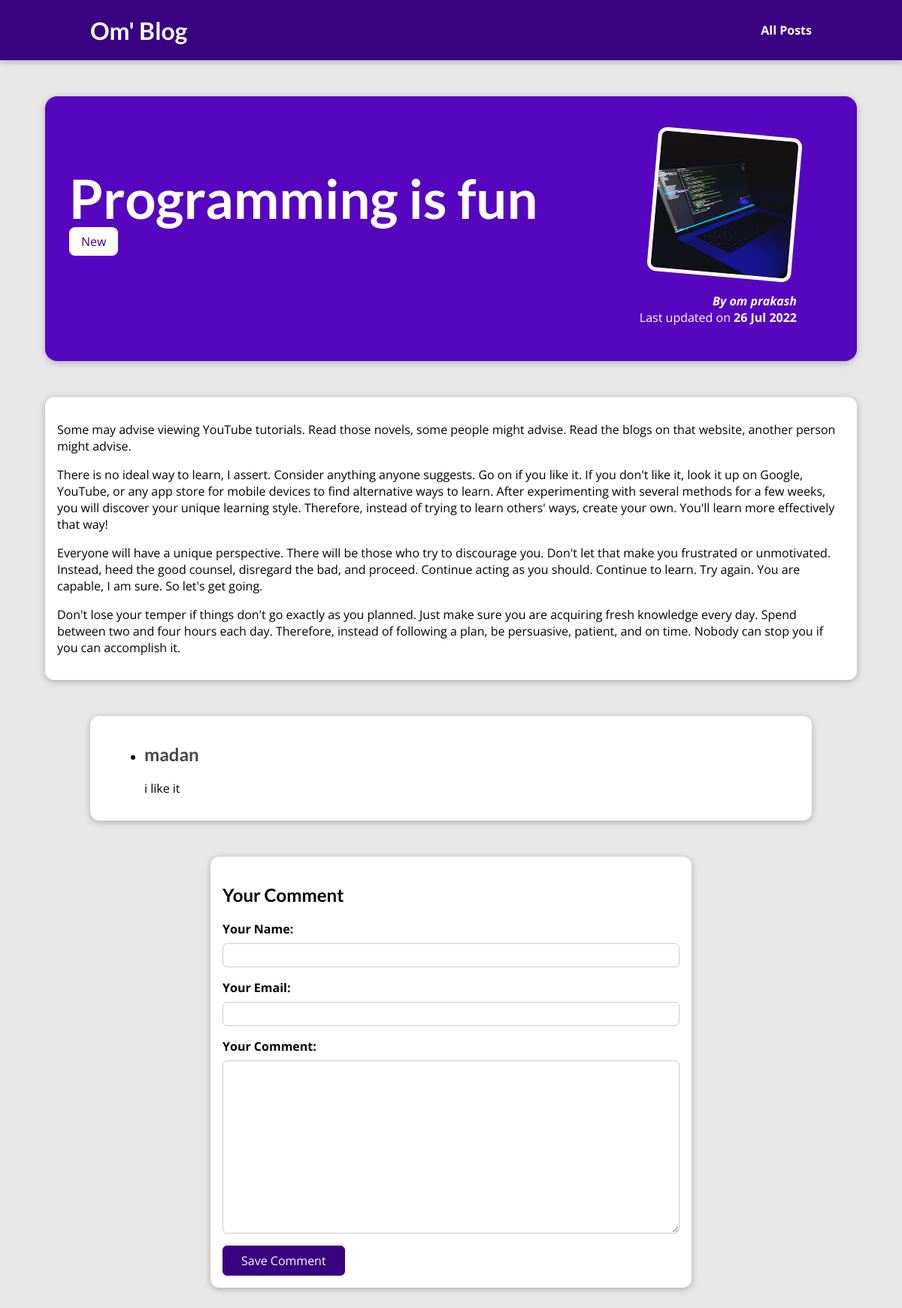
Page /posts/programming-is-fun on the committed database.
### blog/models.py (models this page shows, shortened)
class Post(models.Model):
    title = models.CharField(max_length=150)
    excerpt=models.CharField(max_length=200)
    image =models.ImageField(upload_to="posts", null=True)
    date = models.DateField(auto_now=True)
    slug = models.SlugField(unique=True , db_index=True)
    content = models.TextField(validators=[MinLengthValidator(10)])
    author = models.ForeignKey(Author , on_delete=models.SET_NULL, null=True,related_name="posts")
    tags = models.ManyToManyField(Tag)

class Tag(models.Model):
    caption = models.CharField(max_length=20)

class Author(models.Model):
    first_name = models.CharField(max_length=100)
    last_name = models.CharField(max_length=100)
    email_address = models.EmailField()
    def full_name(self):
        return f"{self.first_name} {self.last_name}"
    def __str__(self):
        return self.full_name()

class Comment(models.Model):
    user_name = models.CharField(max_length=120)
    user_email = models.EmailField()
    text = models.TextField(max_length=400)
    post = models.ForeignKey(
        Post, on_delete=models.CASCADE, related_name="comments"
    )

### blog/views.py (the view, shortened to what this page needs)
# urls.py: path("posts/<slug:slug>" , views.SinglePostView.as_view() , name="post-detail-page")
class SinglePostView(View):
    def get(self, request, slug):
        post = Post.objects.get(slug=slug)
        context = {
            "post": post,
            "post_tags": post.tags.all(),
            "comment_form": CommentForm(),
            "comments": post.comments.all().order_by("-id")
        }
        return render(request, "blog/post-detail.html",context)

### blog/forms.py
class CommentForm(forms.ModelForm):
    class Meta:
        model = Comment
        exclude = ["post"]
        labels = {
            "user_name": "Your Name",
            "user_email": "Your Email",
            "text": "Your Comment"
        }

### blog/templates/blog/post-detail.html (shortened to what this page needs)
{% extends "base.html" %}
{% load static %}
{% block css_files %}
  <link rel="stylesheet" href="{% static "blog/post-detail.css" %}" />
{% endblock %}
{% block content %}
  <section id="summary">
    <h2>{{ post.title }}</h2>
    <div>
      {%for tag in post_tags %}
        <span class="tag"> {{tag.caption}}</span>
      {% endfor%}
    </div>
    <article>
        <img src="{{ post.image.url }}" alt="Post Title">
        <address> By <a href="mailto:{{post.author.email_address}}">{{ post.author}}</a></address>
        <div>
            Last updated on <time>{{ post.date|date:"d M Y"}}</time>
        </div>
    </article>
  </section>
   <main>
    {{post.content|linebreaks}}
   </main>
   <section id="comments">
    <ul>
      {% for comment in comments %}
       <li>
        <h2> {{ comment.user_name }}</h2>
        <p> {{comment.text|linebreaks }}</p>
       </li>
      {% endfor %}
    </ul>
   </section>
  <section id="comment-form">
    <h2>Your Comment</h2>
    <form action="{% url "post-detail-page" post.slug %}" method="POST">
      {% for form_field in comment_form %}
       <div class="form-control {% if form_field.errors%}invalid{% endif %}">
        {{ form_field.label_tag }}
        {{ form_field }}
       </div>
      {% endfor %}
      <button>Save Comment</button>
    </form>
  </section>
{% endblock%}

### static/app.css (style rules this page uses)
* { box-sizing: border-box; }
html { font-family: 'Open Sans', 'Lato', sans-serif; }
body { margin: 0; }
h1, h2, h3 { font-family: 'Lato', sans-serif; font-weight: bold; }

### blog/static/blog/post-detail.css (style rules this page uses)
body { background-color: #e7e7e7; }
#summary { margin: 8rem auto 3rem auto; padding: 2rem; width: 90%; max-width: 90rem; border-radius: 16px; background-color: #5706c0; position: relative; box-shadow: 0 2px 8px rgba(0, 0, 0, 0.25); height: 22rem; }
#summary h2 { color: white; font-size: 4.5rem; margin-bottom:0.25rem; }
#summary article { position: absolute; top: 2rem; right: 3rem; padding: 1rem 2rem; border-radius: 12px; text-align: right; color: white; }
#summary article img { width: 12rem; height: 12rem; border-radius: 12px; transform: rotateZ(5deg); border: 5px solid white; margin-bottom: 1rem; }
#summary address { font-weight: bold; }
#summary a { color: white; text-decoration: none; }
#summary time { font-weight: bold; }
main { width: 90%; max-width: 90rem; margin: 3rem auto; background-color: white; padding: 1rem; border-radius: 12px; box-shadow: 0 2px 8px rgba(0, 0, 0, 0.25); }
.tag { background-color: white; color : #390281; padding:0.5rem 1rem; border-radius: 8px; }
#comment-form { margin: 3rem auto; width: 90%; max-width: 40rem; border-radius: 12px; background-color: white; box-shadow: 0 2px 8px rgba(0, 0, 0, 0.25); padding: 1rem; }
#comment-form button { font: inherit; background-color: #390281; color:white; border: 1px solid #390281; padding: 0.5rem 1.5rem; border-radius: 6px; cursor: pointer; }
.form-control { margin-bottom: 1rem; }
.form-control label { font-weight: bold; margin-bottom: 0.5rem; display: block; }
.form-control input, .form-control textarea { display: block; width: 100%; font: inherit; padding: 0.25rem; border-radius: 6px; border: 1px solid #ccc; }
#comments { margin: 3rem auto; width: 90%; max-width: 60rem; border-radius: 12px; background-color: white; box-shadow: 0 2px 8px rgba(0, 0, 0, 0.25); padding: 1rem 2rem; }
#comments li { margin-bottom:1rem; border-bottom: 2px solid #ccc; }
#comments li:last-of-type { border-bottom: none; }
#comments h2 { color: #464646; }

### rows in the picture
Post: title "Programming is fun", image (picture), author "om prakash", date "26 Jul 2022", content "Some may advise viewing YouTube tutorials. Read those novels, some people might advise. Read the blogs on that website, another person might advise. There is no ideal way to learn, I assert. Consider anything anyone suggests. Go on if you like it. If you don't like it, look it up on Google, YouTube, or any app store for mobile devices to find alternative ways to learn. After experimenting with several methods for a few weeks, you will discover your unique learning style. Therefore, instead of trying to learn others' ways, create your own. You'll learn more effectively that way! Everyone will have a unique perspective. There will be those who try to discourage you. Don't let that make you…"
Tag: caption "New"
Comment: user_name "madan", text "i like it"
